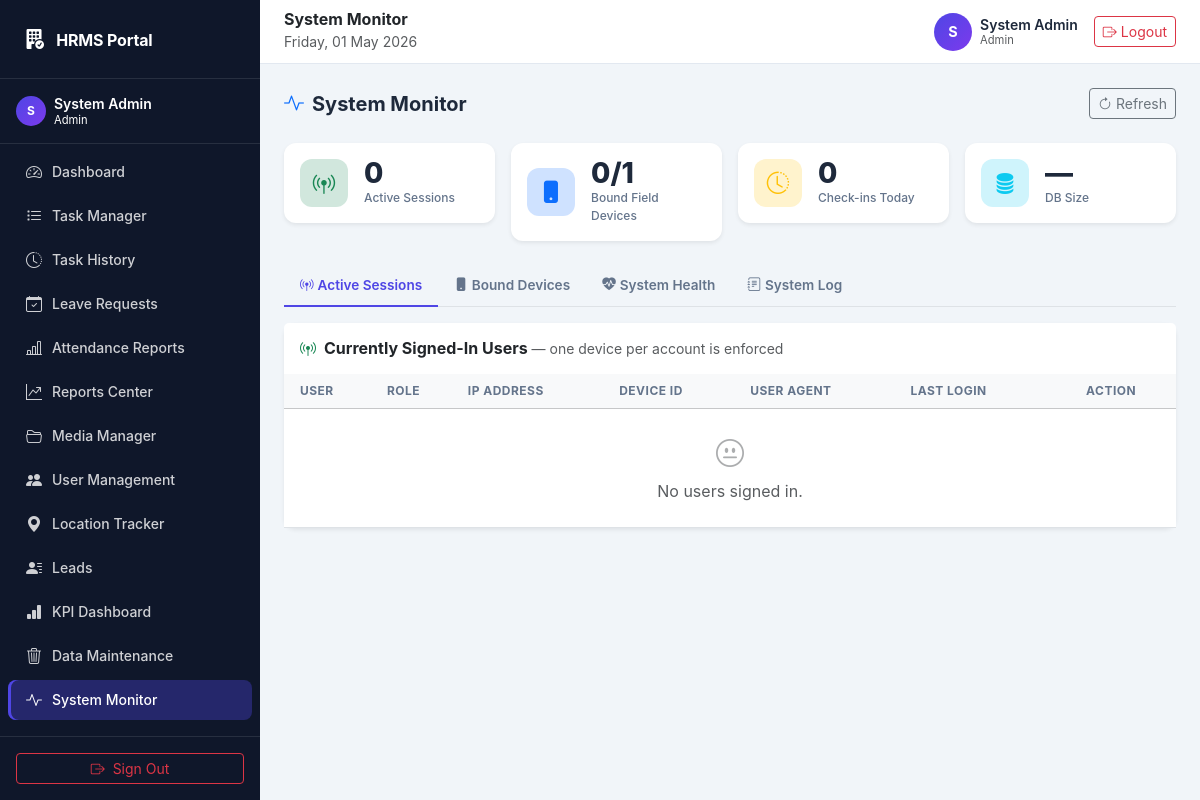
/admin_system_monitor.php (signed in), run on the app's committed database.
### tables this page shows
CREATE TABLE `users` (
  `id`                   INT UNSIGNED     NOT NULL AUTO_INCREMENT,
  `name`                 VARCHAR(100)     NOT NULL,
  `email`                VARCHAR(150)     NOT NULL,
  `password`             VARCHAR(255)     NOT NULL,
  `role`                 ENUM('admin','office_staff','field_worker') NOT NULL DEFAULT 'office_staff',
  `office_ip_restricted` TINYINT(1)       NOT NULL DEFAULT 1
                           COMMENT '1 = enforce IP check at check-in',
  `is_active`            TINYINT(1)       NOT NULL DEFAULT 1,
  `created_at`           TIMESTAMP        NOT NULL DEFAULT CURRENT_TIMESTAMP,
  `updated_at`           TIMESTAMP        NOT NULL DEFAULT CURRENT_TIMESTAMP
                           ON UPDATE CURRENT_TIMESTAMP,
  PRIMARY KEY (`id`),
  UNIQUE KEY `uq_email` (`email`)
);

### admin_system_monitor.php (the view, shortened to what the rows shown need)
<?php
require_once __DIR__ . '/auth.php';
require_once __DIR__ . '/db_connect.php';
$user = getCurrentUser();
include __DIR__ . '/includes/header.php';
?>
<div class="tab-content">
  <div class="tab-pane fade show active" id="tab-sessions">
    <div class="card border-0 shadow-sm">
      <div class="table-responsive">
        <table class="table table-hover align-middle mb-0">
          <thead class="table-light">
            <tr>
              <th class="ps-3">User</th>
              <th>Role</th>
              <th>IP Address</th>
              <th>Device ID</th>
              <th>User Agent</th>
              <th>Last Login</th>
              <th class="pe-3 text-center">Action</th>
            </tr>
          </thead>
        </table>
      </div>
    </div>
  </div>
</div>
<?php include __DIR__ . '/includes/footer.php'; ?>

### includes/header.php (shortened to what the rows shown need)
<?php
$role = $user['role'];
?>
<!DOCTYPE html>
<html lang="en">
<head>
  <link href="assets/vendor/bootstrap.min.css" rel="stylesheet">
  <link href="assets/vendor/bootstrap-icons.min.css" rel="stylesheet">
  <link href="assets/css/style.css" rel="stylesheet">
</head>
<body class="hrms-app" data-role="<?= h($role) ?>" data-userid="<?= (int)$user['id'] ?>">
    <?php include __DIR__ . '/sidebar_nav.php'; ?>
<aside class="hrms-sidebar hrms-sidebar-fixed d-none d-lg-flex flex-column text-white">
  <?php include __DIR__ . '/sidebar_nav.php'; ?>
</aside>
<div class="hrms-main">
  <header class="hrms-header d-none d-lg-flex align-items-center px-4 gap-3">
    <div class="ms-auto d-flex align-items-center gap-3">
      <div class="d-flex align-items-center gap-2">
        <div class="avatar-circle">
          <?= strtoupper(substr($user['name'], 0, 1)) ?>
        </div>
        <div class="lh-sm">
          <div class="fw-semibold small"><?= h($user['name']) ?></div>
          <div class="text-muted" style="font-size:.7rem"><?= ucfirst(str_replace('_',' ',$role)) ?></div>
        </div>
      </div>
    </div>
  </header>
  <main class="hrms-content p-3 p-md-4">

### includes/sidebar_nav.php (shortened to what the rows shown need)
<?php
$role        = $user['role'];
?>
<div class="px-3 py-3 border-bottom border-white border-opacity-10">
  <div class="d-flex align-items-center gap-2">
    <div class="avatar-circle avatar-sm flex-shrink-0">
      <?= strtoupper(substr($user['name'], 0, 1)) ?>
    </div>
    <div class="lh-sm overflow-hidden">
      <div class="fw-semibold small text-truncate"><?= h($user['name']) ?></div>
      <div class="opacity-60" style="font-size:.7rem">
        <?= ucfirst(str_replace('_', ' ', $role)) ?>
      </div>
    </div>
  </div>
</div>

### data on the page
users: name "S", name "System Admin", role "Admin"

### other printed values
SITE_NAME "HRMS Portal"
$item['label'] "Dashboard"
$item['label'] "Task Manager"
$item['label'] "Task History"
$item['label'] "Leave Requests"
$item['label'] "Attendance Reports"
$item['label'] "Reports Center"
$item['label'] "Media Manager"
$item['label'] "User Management"
$item['label'] "Location Tracker"
$item['label'] "Leads"
$item['label'] "KPI Dashboard"
$item['label'] "Data Maintenance"
$item['label'] "System Monitor"
$pageTitle "System Monitor"
